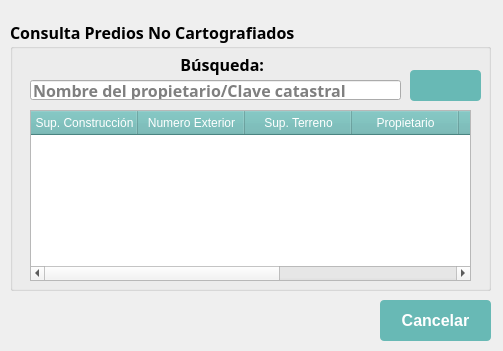
<?xml version="1.0" encoding="UTF-8"?>
<ui version="4.0">
 <class>Predio_No_CartDialogBase</class>
 <widget class="QDialog" name="Predio_No_CartDialogBase">
  <property name="geometry">
   <rect>
    <x>0</x>
    <y>0</y>
    <width>503</width>
    <height>351</height>
   </rect>
  </property>
  <property name="windowTitle">
   <string>Consulta Predios No Cartografiados</string>
  </property>
  <property name="styleSheet">
   <string notr="true">QPushButton{
background-color: rgb(104, 185, 181);
color : rgb(255,255,255);
border-radius : 4px;
}
QPushButton::hover{
background : rgb(42, 124, 120);
color : rgb(255,255,255);
border-radius : 4px;
}
QPushButton:disabled {
background: rgb(188, 228, 226);
}
QHeaderView::section
{
background-color: rgb(104, 185, 181);
color : rgb(255,255,255 );
text-align: right;
font-size:12px;
height:24px
}
</string>
  </property>
  <widget class="QGroupBox" name="mGroupBox_27">
   <property name="geometry">
    <rect>
     <x>10</x>
     <y>20</y>
     <width>481</width>
     <height>271</height>
    </rect>
   </property>
   <property name="minimumSize">
    <size>
     <width>481</width>
     <height>251</height>
    </size>
   </property>
   <property name="font">
    <font>
     <family>Century Gothic</family>
     <pointsize>12</pointsize>
     <weight>75</weight>
     <bold>true</bold>
    </font>
   </property>
   <property name="title">
    <string>Consulta Predios No Cartografiados</string>
   </property>
   <property name="alignment">
    <set>Qt::AlignLeading|Qt::AlignLeft|Qt::AlignTop</set>
   </property>
   <property name="flat">
    <bool>false</bool>
   </property>
   <property name="checkable">
    <bool>false</bool>
   </property>
   <widget class="QLabel" name="label_99">
    <property name="geometry">
     <rect>
      <x>102</x>
      <y>30</y>
      <width>152</width>
      <height>30</height>
     </rect>
    </property>
    <property name="font">
     <font>
      <family>Century Gothic</family>
      <pointsize>12</pointsize>
      <weight>75</weight>
      <bold>true</bold>
     </font>
    </property>
    <property name="text">
     <string>&lt;html&gt;&lt;head/&gt;&lt;body&gt;&lt;p align=&quot;right&quot;&gt;Búsqueda:&lt;/p&gt;&lt;/body&gt;&lt;/html&gt;</string>
    </property>
   </widget>
   <widget class="QLineEdit" name="leBusqueda_3">
    <property name="geometry">
     <rect>
      <x>20</x>
      <y>60</y>
      <width>371</width>
      <height>20</height>
     </rect>
    </property>
    <property name="font">
     <font>
      <family>Century Gothic</family>
      <pointsize>12</pointsize>
      <weight>75</weight>
      <bold>true</bold>
     </font>
    </property>
    <property name="text">
     <string/>
    </property>
    <property name="echoMode">
     <enum>QLineEdit::Normal</enum>
    </property>
    <property name="dragEnabled">
     <bool>true</bool>
    </property>
    <property name="readOnly">
     <bool>false</bool>
    </property>
    <property name="placeholderText">
     <string>Nombre del propietario/Clave catastral</string>
    </property>
    <property name="clearButtonEnabled">
     <bool>false</bool>
    </property>
   </widget>
   <widget class="QTableWidget" name="twOperaciones_8">
    <property name="geometry">
     <rect>
      <x>20</x>
      <y>90</y>
      <width>441</width>
      <height>171</height>
     </rect>
    </property>
    <property name="font">
     <font>
      <family>Century Gothic</family>
     </font>
    </property>
    <attribute name="horizontalHeaderDefaultSectionSize">
     <number>107</number>
    </attribute>
    <column>
     <property name="text">
      <string>Sup. Construcción</string>
     </property>
    </column>
    <column>
     <property name="text">
      <string>Numero Exterior</string>
     </property>
    </column>
    <column>
     <property name="text">
      <string>Sup. Terreno</string>
     </property>
    </column>
    <column>
     <property name="text">
      <string>Propietario</string>
     </property>
    </column>
    <column>
     <property name="text">
      <string>Clave Catastral</string>
     </property>
    </column>
    <column>
     <property name="text">
      <string>Id</string>
     </property>
    </column>
    <column>
     <property name="text">
      <string>Colonia</string>
     </property>
    </column>
   </widget>
   <widget class="QPushButton" name="btnBrowse_7">
    <property name="geometry">
     <rect>
      <x>400</x>
      <y>50</y>
      <width>71</width>
      <height>31</height>
     </rect>
    </property>
    <property name="font">
     <font>
      <family>Century Gothic</family>
      <pointsize>10</pointsize>
      <weight>75</weight>
      <bold>true</bold>
     </font>
    </property>
    <property name="styleSheet">
     <string notr="true"/>
    </property>
    <property name="text">
     <string/>
    </property>
    <property name="iconSize">
     <size>
      <width>30</width>
      <height>30</height>
     </size>
    </property>
   </widget>
  </widget>
  <widget class="QPushButton" name="btnCancelar">
   <property name="geometry">
    <rect>
     <x>380</x>
     <y>300</y>
     <width>111</width>
     <height>41</height>
    </rect>
   </property>
   <property name="minimumSize">
    <size>
     <width>111</width>
     <height>41</height>
    </size>
   </property>
   <property name="maximumSize">
    <size>
     <width>111</width>
     <height>41</height>
    </size>
   </property>
   <property name="font">
    <font>
     <family>Arial</family>
     <pointsize>12</pointsize>
     <weight>75</weight>
     <bold>true</bold>
    </font>
   </property>
   <property name="styleSheet">
    <string notr="true"/>
   </property>
   <property name="text">
    <string>Cancelar</string>
   </property>
   <property name="icon">
    <iconset>
     <normaloff>../../../../../../../../../../../../../Documents/boton cedula.ico</normaloff>../../../../../../../../../../../../../Documents/boton cedula.ico</iconset>
   </property>
   <property name="iconSize">
    <size>
     <width>300</width>
     <height>150</height>
    </size>
   </property>
  </widget>
 </widget>
 <resources/>
 <connections/>
</ui>
